Frame 1 (no input): blank canvas, image omitted
Frame 60 (no input): blank canvas, image omitted
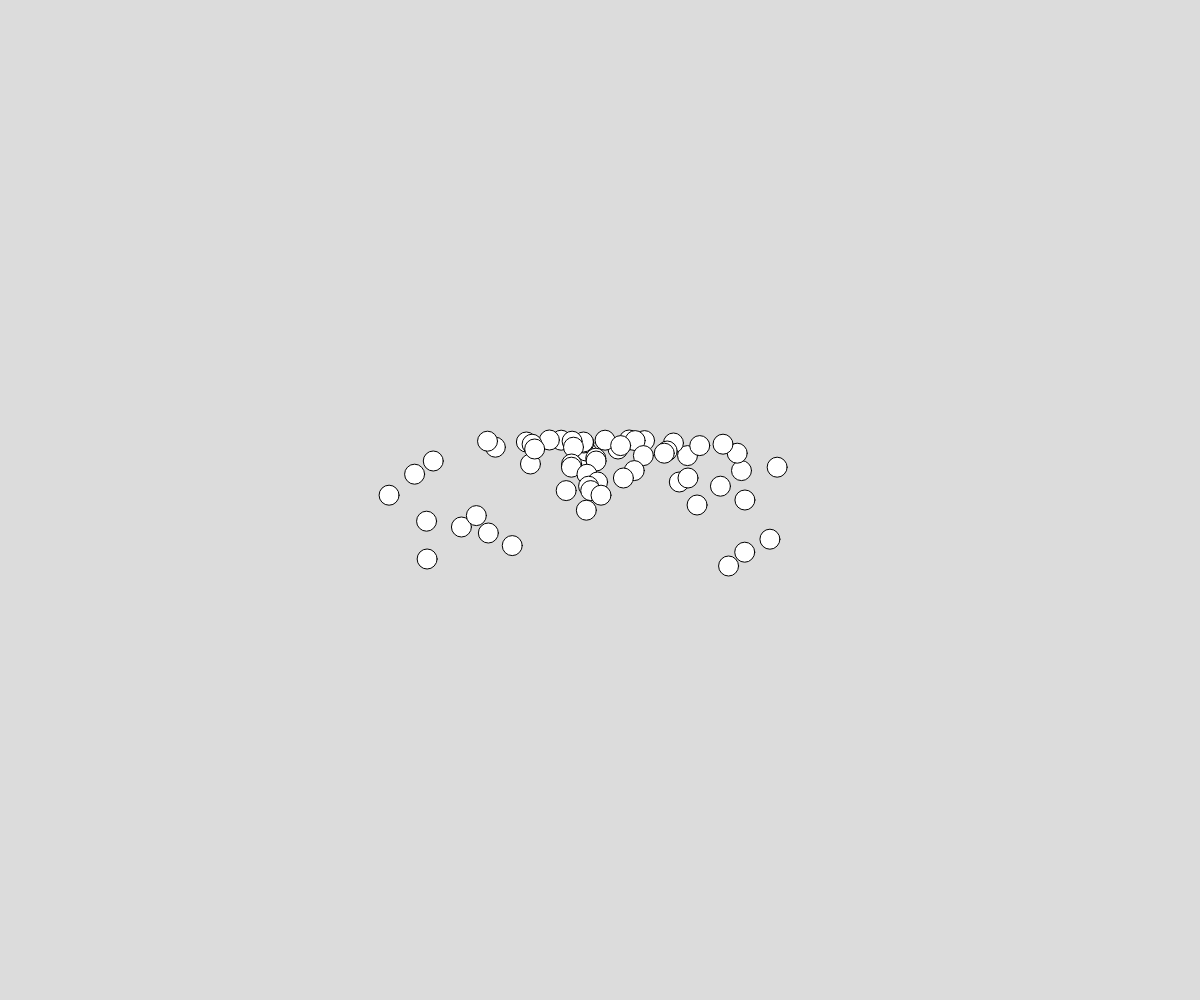
Frame 120 (the mouse pressed at the canvas centre since frame 60)

The p5.js sketch whose frames 1 and 60 were blank and that drew this single picture after the mouse press (run headless with seeded random() and noise() and a simulated clock; from frame 60 on, the mouse is pressed at the canvas centre):

// p5.js sketch
// ── sketch.js
// Project Title
// Your Name
// Date
//
// Extra for Experts:
// - describe what you did to take this project "above and beyond"
let objects = [];

function setup() {
  createCanvas(windowWidth, windowHeight);
}

function draw() {
  background(220);
  if (mouseIsPressed){
    objects.push(new Ball(mouseX, mouseY));
  }
  for(let o of objects){
    o.move();
    o.display();
  }
}


class Ball{
  constructor(x,y){
    this.pos = createVector(x,y);
    this.vel = createVector(random(-5,5), -5);
    this.force = createVector(0,0.2);
  }

  move(){
    this.vel.add(this.force);
    this.vel.limit(20);
    this.pos.add(this.vel);

    if (this.pos.x < 0 || this.pos.x > width){
      this.vel.x *= -1;
    }
    if (this.pos.y > height){
      this.vel.y *= -1;
    }
  }
  display(){
    circle(this.pos.x, this.pos.y, 20);
  }
}
